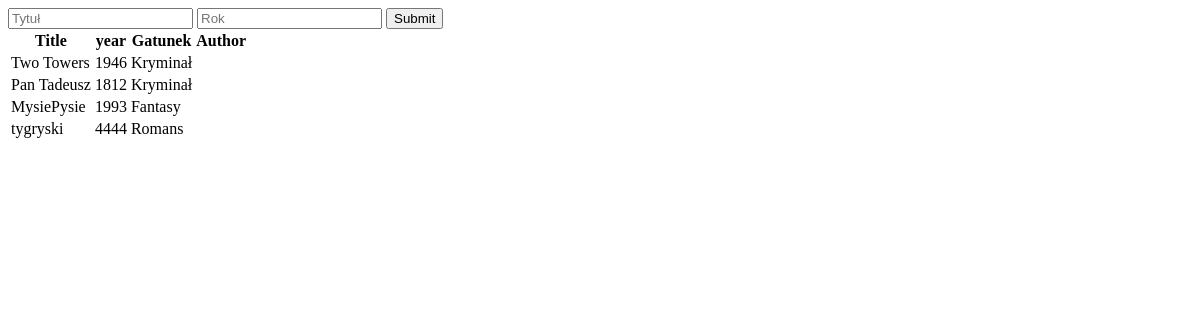
The page /show_books/ on the database as committed earlier.
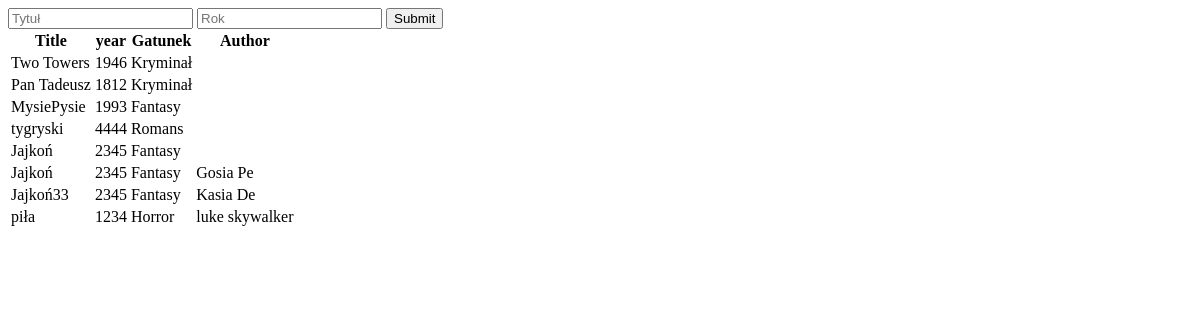
The same page on the database as committed later.
### hello/models.py (models this page shows)
class Book(models.Model):
    title = models.CharField(max_length=123)
    year = models.IntegerField()
    genre = models.IntegerField(choices=genre_choises, default=1)
    author = models.ForeignKey(Person, on_delete=models.SET_NULL, null=True, )

class Person(models.Model):
    first_name = models.CharField(max_length=128)
    last_name = models.CharField(max_length=128)

### hello/views.py (the view)
# urls.py: path('show_books/', views.show_books),
def show_books(request):
    title = request.GET.get('title', '')
    year = request.GET.get('year')
    books = Book.objects.all()
    books = books.filter(title__icontains=title)
    if year:
        books = books.filter(year=year)
    return render(request, 'show_books.html', {'books':books})

### templates/show_books.html (shortened to what this page needs)
<!doctype html>
<html lang="en">
<head>
</head>
<body>
<form>
    <input type="text" name="title" placeholder="Tytuł">
    <input type="number" name="year" placeholder="Rok">
    <input type="submit">
</form>
<table>
    <tr>
        <th>Title</th><th>year</th><th>Gatunek</th><th>Author</th>
    </tr>
    {% for book in books %}
        <tr><td>{{ book.title }}</td>
            <td>{{ book.year }}</td>
            <td>{{ book.get_genre_display }}</td>
            <td>{{ book.author.first_name }} {{ book.author.last_name }}</td>
        </tr>
    {% endfor %}
</table>
</body>
</html>

Rows that differ between the two databases and show on the page:
added Book: title "Jajkoń", year "2345", genre "Fantasy"
added Book: title "Jajkoń", year "2345", genre "Fantasy", author.first_name "Gosia", author.last_name "Pe"
added Book: title "Jajkoń33", year "2345", genre "Fantasy", author.first_name "Kasia", author.last_name "De"
added Book: title "piła", year "1234", genre "Horror", author.first_name "luke", author.last_name "skywalker"
